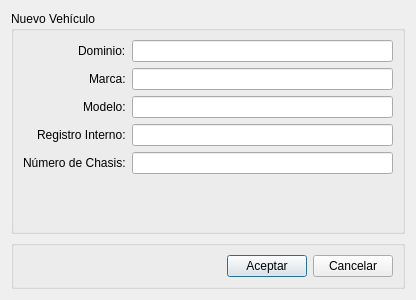
<?xml version="1.0" encoding="UTF-8"?>
<ui version="4.0">
 <class>DialogAltaVehiculo</class>
 <widget class="QDialog" name="DialogAltaVehiculo">
  <property name="geometry">
   <rect>
    <x>0</x>
    <y>0</y>
    <width>416</width>
    <height>300</height>
   </rect>
  </property>
  <property name="sizePolicy">
   <sizepolicy hsizetype="Minimum" vsizetype="Minimum">
    <horstretch>0</horstretch>
    <verstretch>0</verstretch>
   </sizepolicy>
  </property>
  <property name="minimumSize">
   <size>
    <width>300</width>
    <height>219</height>
   </size>
  </property>
  <property name="maximumSize">
   <size>
    <width>500</width>
    <height>300</height>
   </size>
  </property>
  <property name="windowTitle">
   <string>Alta Vehiculo</string>
  </property>
  <layout class="QVBoxLayout" name="verticalLayout">
   <item>
    <widget class="QGroupBox" name="groupBox">
     <property name="sizePolicy">
      <sizepolicy hsizetype="Expanding" vsizetype="Expanding">
       <horstretch>0</horstretch>
       <verstretch>0</verstretch>
      </sizepolicy>
     </property>
     <property name="title">
      <string>Nuevo Vehículo</string>
     </property>
     <layout class="QFormLayout" name="formLayout">
      <property name="fieldGrowthPolicy">
       <enum>QFormLayout::AllNonFixedFieldsGrow</enum>
      </property>
      <property name="labelAlignment">
       <set>Qt::AlignRight|Qt::AlignTrailing|Qt::AlignVCenter</set>
      </property>
      <property name="rightMargin">
       <number>9</number>
      </property>
      <item row="0" column="0">
       <widget class="QLabel" name="label">
        <property name="text">
         <string>Dominio:</string>
        </property>
       </widget>
      </item>
      <item row="0" column="1">
       <widget class="QLineEdit" name="lineEditDominio"/>
      </item>
      <item row="1" column="0">
       <widget class="QLabel" name="label_2">
        <property name="text">
         <string>Marca:</string>
        </property>
       </widget>
      </item>
      <item row="1" column="1">
       <widget class="QLineEdit" name="lineEditMarca"/>
      </item>
      <item row="3" column="0">
       <widget class="QLabel" name="label_3">
        <property name="text">
         <string>Registro Interno:</string>
        </property>
       </widget>
      </item>
      <item row="3" column="1">
       <widget class="QLineEdit" name="lineEditRegistroInterno"/>
      </item>
      <item row="4" column="0">
       <widget class="QLabel" name="label_4">
        <property name="text">
         <string>Número de Chasis:</string>
        </property>
       </widget>
      </item>
      <item row="4" column="1">
       <widget class="QLineEdit" name="lineEditChasisNro"/>
      </item>
      <item row="2" column="0">
       <widget class="QLabel" name="label_5">
        <property name="text">
         <string>Modelo:</string>
        </property>
       </widget>
      </item>
      <item row="2" column="1">
       <widget class="QLineEdit" name="lineEditModelo"/>
      </item>
     </layout>
    </widget>
   </item>
   <item>
    <widget class="QGroupBox" name="groupBox_2">
     <property name="sizePolicy">
      <sizepolicy hsizetype="Expanding" vsizetype="Minimum">
       <horstretch>0</horstretch>
       <verstretch>0</verstretch>
      </sizepolicy>
     </property>
     <property name="layoutDirection">
      <enum>Qt::LeftToRight</enum>
     </property>
     <property name="title">
      <string/>
     </property>
     <property name="alignment">
      <set>Qt::AlignRight|Qt::AlignTrailing|Qt::AlignVCenter</set>
     </property>
     <layout class="QHBoxLayout" name="horizontalLayout">
      <property name="sizeConstraint">
       <enum>QLayout::SetDefaultConstraint</enum>
      </property>
      <property name="leftMargin">
       <number>9</number>
      </property>
      <property name="rightMargin">
       <number>9</number>
      </property>
      <item>
       <spacer name="horizontalSpacer">
        <property name="orientation">
         <enum>Qt::Horizontal</enum>
        </property>
        <property name="sizeHint" stdset="0">
         <size>
          <width>40</width>
          <height>20</height>
         </size>
        </property>
       </spacer>
      </item>
      <item>
       <widget class="QPushButton" name="pushButton_2Aceptar">
        <property name="sizePolicy">
         <sizepolicy hsizetype="Fixed" vsizetype="Fixed">
          <horstretch>0</horstretch>
          <verstretch>0</verstretch>
         </sizepolicy>
        </property>
        <property name="text">
         <string>Aceptar</string>
        </property>
       </widget>
      </item>
      <item>
       <widget class="QPushButton" name="pushButton_Cancelar">
        <property name="sizePolicy">
         <sizepolicy hsizetype="Fixed" vsizetype="Fixed">
          <horstretch>0</horstretch>
          <verstretch>0</verstretch>
         </sizepolicy>
        </property>
        <property name="text">
         <string>Cancelar</string>
        </property>
       </widget>
      </item>
     </layout>
    </widget>
   </item>
  </layout>
 </widget>
 <tabstops>
  <tabstop>lineEditDominio</tabstop>
  <tabstop>lineEditMarca</tabstop>
  <tabstop>lineEditModelo</tabstop>
  <tabstop>lineEditRegistroInterno</tabstop>
  <tabstop>lineEditChasisNro</tabstop>
  <tabstop>pushButton_2Aceptar</tabstop>
  <tabstop>pushButton_Cancelar</tabstop>
 </tabstops>
 <resources/>
 <connections/>
</ui>
